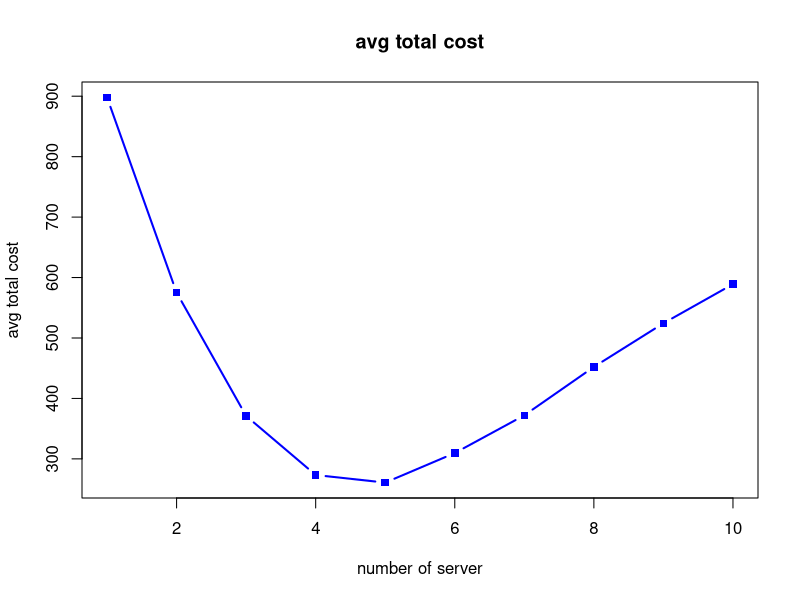
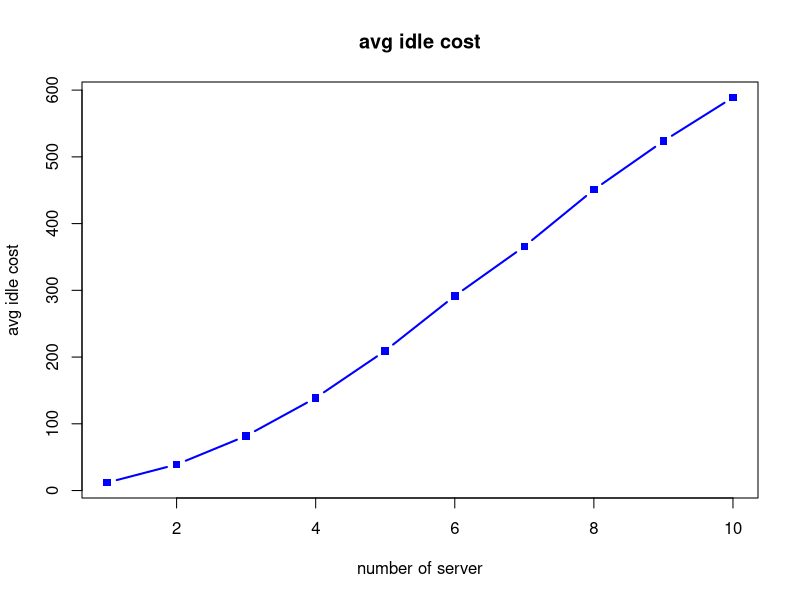
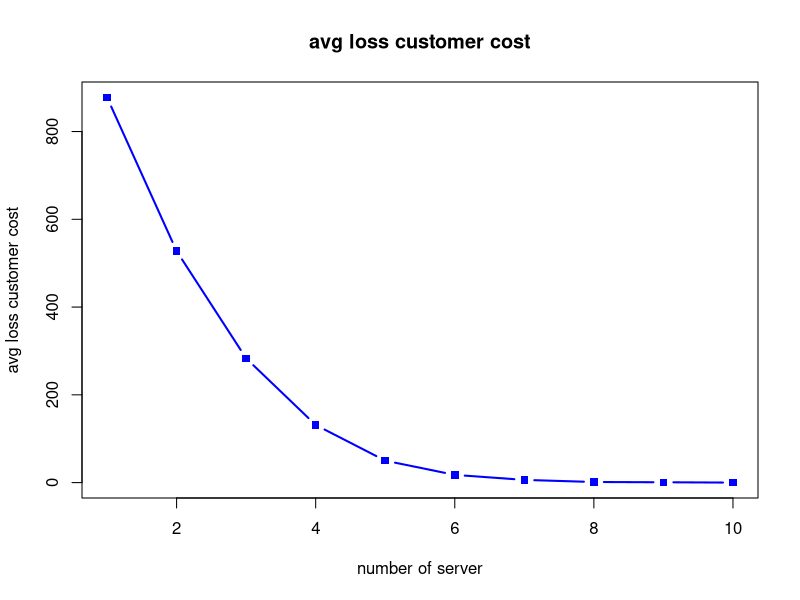
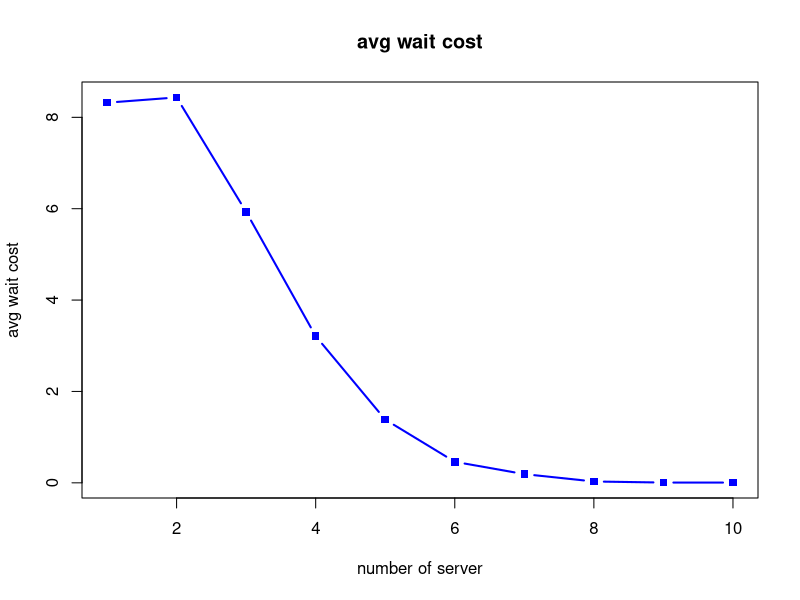
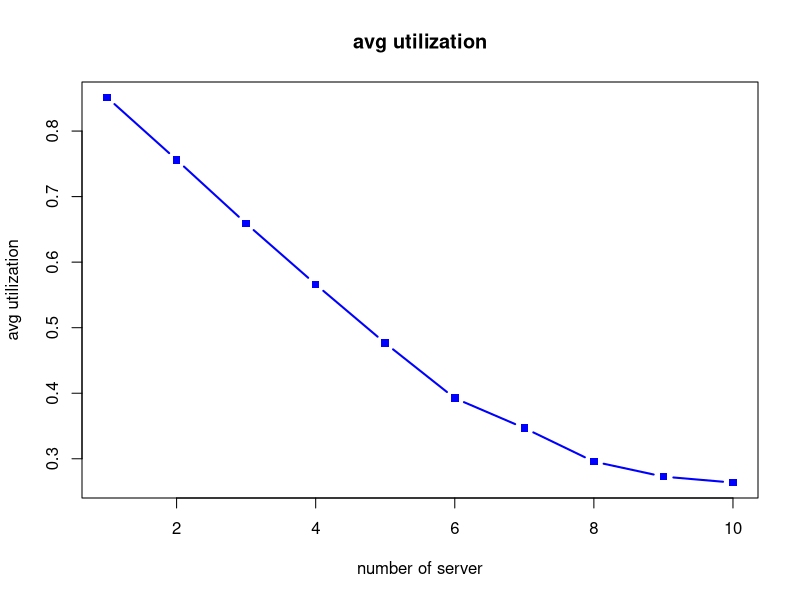
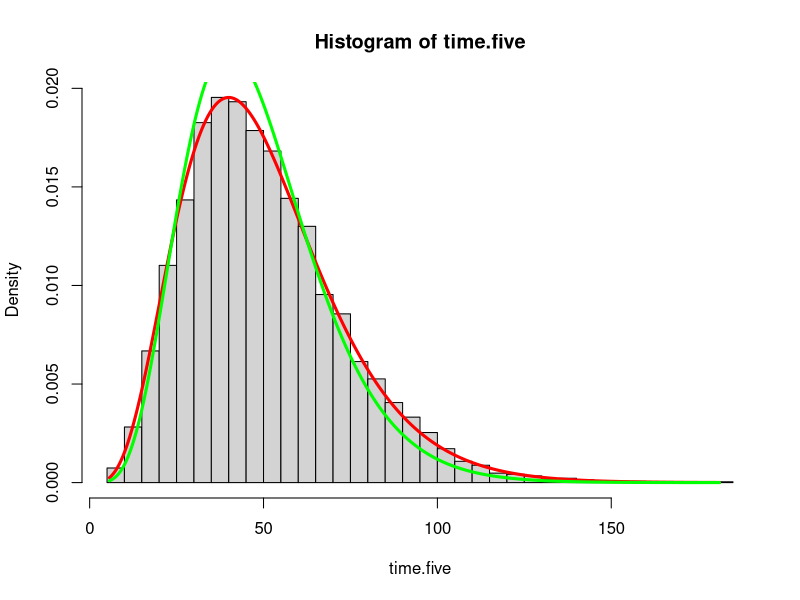
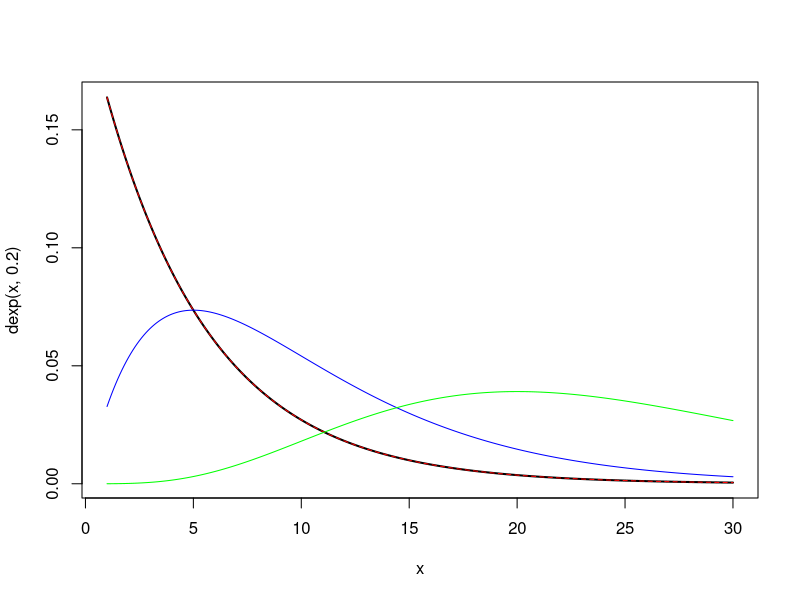

Write R code to recreate these figures, in order.
#Case: Simulation of Queues

S = 200


simulation = function(server, S){
  
  #存幾大指標 interval:客人間隔時間
  results = matrix(NA, nrow = S, ncol = 6, dimnames = list(NULL, c("total_cost", "idle_cost", "loss_cost", "wait_cost", "utilization", "interval")))
  
  
  for(s in 1:S){
    num_server = server
    num_idle_server = num_server #idle server???ƶq
    num_serving = 0 #???bserve???ƶq
    open_hour = 8
    open_minute = open_hour*60 #8小時變成480分鐘
    
    record_end_serve_time = double() # ????server?????A?ȫȤH???ɶ?
    
    num_loss_cust = 0 #num of loss customer 
    total_time_server_idle = 0 #the idle time of server 
    total_wait_time = 0 #the waiting time of server 
    
    
    queue = matrix(nrow = 0, ncol = 3,dimnames = list(NULL, c("cus_ID", "arr_time", "quit_time"))) 
    cust_list = matrix(nrow = 0, ncol = 4, dimnames = list(NULL, c("cus_ID", "arr_time", "quit_time", "description"))) #???????ѩҦ??ȤH
    ID_count = 1 #?_?l?ȤHID?s??
    
    
    ###simulate
    for (t in 1:open_minute) { # convert to minute
      #end serve, release server
      if(length(which(record_end_serve_time == t)) != 0){ 
        num_idle_server = num_idle_server + length(which(record_end_serve_time == t)) 
        num_serving = num_serving - length(which(record_end_serve_time == t))
        record_end_serve_time[which(record_end_serve_time == t)] = 0 
      }
      
      #check loss customer 
      num_leave = length(which(queue[, "quit_time"] == t)) #?h?֭ӫȤH?b?o?Ӯɶ?quit
      if(num_leave != 0){
        num_loss_cust = num_loss_cust + num_leave #????Loss?ȤH?ƶq
        queue = queue[-which(queue[, "quit_time"] == t), , drop = FALSE]#?q?????quit?ȤH
        cust_list[which(cust_list[, "quit_time"] == t), "description"] = paste("Loss at time:", t)#?????ȤH???A
      }
      
      #new customer coming 
      if(t <= (open_minute - 30)){ ###關店前30min不接客
        arrived_customer = rpois(1, 0.1) #6 customer per hour => 0.1 customer per minute
        if(arrived_customer != 0){ #?p?G???ȤH???F
          for(n in 1:arrived_customer){ #record each customer
            willing_wait_time = ceiling(rexp(1, 4) * 60) #0.25 per hour
            queue = rbind(queue, c(ID_count, t, t+willing_wait_time)) #???C?ӫȤH???i?ƶ?????
            cust_list = rbind(cust_list, c(ID_count, t, t+willing_wait_time, ""))
            ID_count = ID_count + 1
          }
        }
      }
      
      arrived_customer = 0 #reset arrived customer
      
      if(num_idle_server != 0){ # check ???S??idle server
        for(n in 1:num_idle_server){ #???C?@??idle server
          if(dim(queue)[1] == 0){ #if ?S?H?b?ƶ?
            total_time_server_idle = total_time_server_idle + 1 #?`idle?ɶ??[1
          }else{
            #get customer 
            id_ = queue[[1,"cus_ID"]]
            cust_wait_time = t - queue[[1, "arr_time"]] #calculate the wait time of the customer 
            total_wait_time = total_wait_time + cust_wait_time 
            queue = queue[-1,,drop = FALSE] #remove the customer from queue
            serve_time = round(rexp(1, 3) * 60) #simulate serve time and convert to minute 
            end_serve_time = t + serve_time #calculate the end time
            record_end_serve_time = c(record_end_serve_time, end_serve_time) #????serve?????ɶ?
            cust_list[which(cust_list[, "cus_ID"] == id_), "description"] = paste("Finish serve at:", end_serve_time)
            num_serving = num_serving + 1 #?[?W???bServe???ƶq
          }
        }
      }
      num_idle_server = num_server - num_serving #?p???ثeidle server?ƶq
    }#end t
    
    interval = mean(diff(as.numeric(cust_list[, "arr_time"]), lag = 1, differences = 1))
    #loss cost:30, idle cost(per hour):10 (per minute):10/60, wait cost(per hour):5 (per minute):5/60
    total_cost = num_loss_cust * 30 + total_time_server_idle * (1/6) + total_wait_time * (1/12)
    utilization = (num_server * 480 - total_time_server_idle) / (num_server * 480)
    results[s, ] = c(total_cost, total_time_server_idle * (1/6), num_loss_cust * 30, total_wait_time * (1/12), utilization,interval)
  }
  return(results)
}

##put the mean cost of different number of server
results = matrix(NA, nrow = 10, ncol = 6,
                 dimnames = list(NULL, c("avg_total_cost", "avg_idle_cost", "avg_loss_cost", "avg_wait_cost", "avg_utilization", "avg_interval")))
for(n in 1:10){ # 1??10?xserver
  sim_results = simulation(n, 200)
  results[n, ] = apply(sim_results, 2, mean) #calcalate mean cost of 200 simulation
}
results


plot(results[, "avg_total_cost"], type = "b", col = "blue",lwd=2, pch=15, main = "avg total cost",
     xlab = "number of server", ylab = "avg total cost")

plot(results[, "avg_idle_cost"], type = "b", col = "blue",lwd=2, pch=15, main = "avg idle cost",
     xlab = "number of server", ylab = "avg idle cost")

plot(results[, "avg_loss_cost"], type = "b", col = "blue",lwd=2, pch=15, main = "avg loss customer cost",
     xlab = "number of server", ylab = "avg loss customer cost")

plot(results[, "avg_wait_cost"], type = "b", col = "blue",lwd=2, pch=15, main = "avg wait cost",
     xlab = "number of server", ylab = "avg wait cost")

plot(results[, "avg_utilization"], type = "b", col = "blue",lwd=2, pch=15, main = "avg utilization",
     xlab = "number of server", ylab = "avg utilization")



###Verify Memoryless
Tsamples=rexp(S,1/10)
sum(Tsamples>5)/S
sum(Tsamples>15)/sum(Tsamples>10)


###Verify gamma distribution
S=10000
time.five=c()
for(s in 1:S){
  time.five[s]=sum(rexp(5,1/10))
}

min.x=round(min(time.five),2)
max.x=round(max(time.five),2)
x=seq(min.x, max.x, 0.01)
shape.est=5
scale.est=10
hist(time.five,breaks=50,freq=FALSE)
lines(x,dgamma(x,shape=shape.est,scale=scale.est),col='red',lwd=3)
lines(x,dgamma(x,shape=shape.est+1,scale=8),col='green',lwd=3)

x=seq(1,30,0.1)
plot(x,dexp(x,0.2),type='l',lwd=2)
lines(x,dgamma(x,shape=1,scale=1/0.2),col='red',lty=2)
lines(x,dgamma(x,shape=2,scale=1/0.2),col='blue')
lines(x,dgamma(x,shape=5,scale=1/0.2),col='green')

